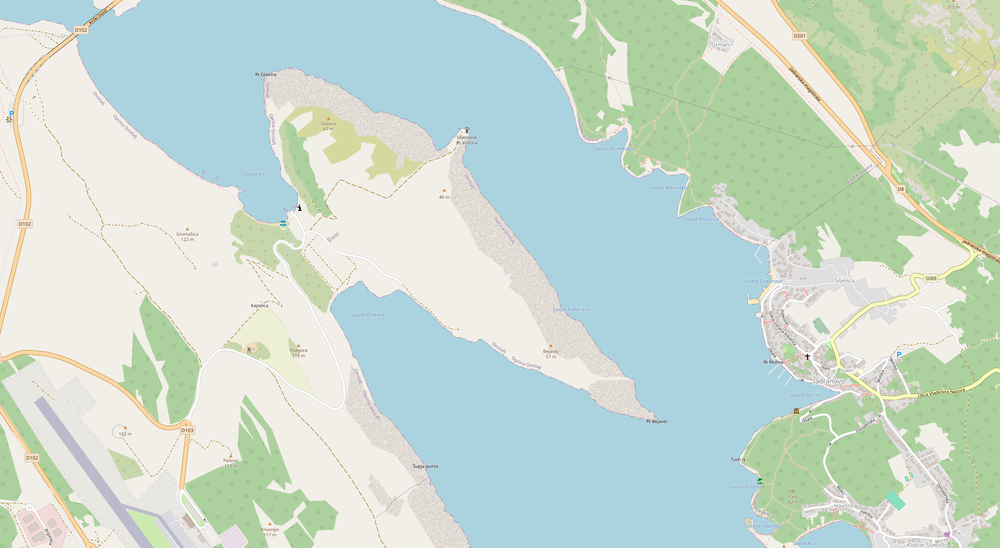
#> input picture image_processing/jadranovo.png, 1000 x 548 px, shrunk from 2240 x 1227 before the run
$ python image_processing.py   (older library calls are emulated)
#> lines starting #> are read from the running program, lines starting #| are printed output that depends on the picture; after the words box and inside, x2 and y2 are one past the last pixel; in counts of white or black regions, pixels touching at a corner belong together

import imageio.v3 as iio
import ipympl
import matplotlib.pyplot as plt
import numpy as np
import skimage as ski
import cv2
import numpy as np
from skimage import io, measure
from scipy import ndimage as nd
from skimage.color import label2rgb
import imghdr

def get_edges(image):
    edges = cv2.Canny(image,100,200)
    indices = np.where(edges != [0])
    return indices

if __name__ == '__main__':

    image_1 = io.imread('jadranovo.png')
#> image_1 is the input picture: shape (548, 1000, 4); mean R, G, B, A 200.2, 219.2, 207.5, 255
    #plt.imshow(image)
    #plt.show()

    hsv = cv2.cvtColor(image_1, cv2.COLOR_RGB2HSV)
#> hsv: shape (548, 1000, 3); mean H, S, V 53.8, 40.7, 225.2
    #plt.imshow(hsv)
    #plt.show()
    lower_blue = np.array([80, 60,60])
    upper_blue = np.array([120, 255, 255])
    mask = cv2.inRange(hsv, lower_blue, upper_blue)
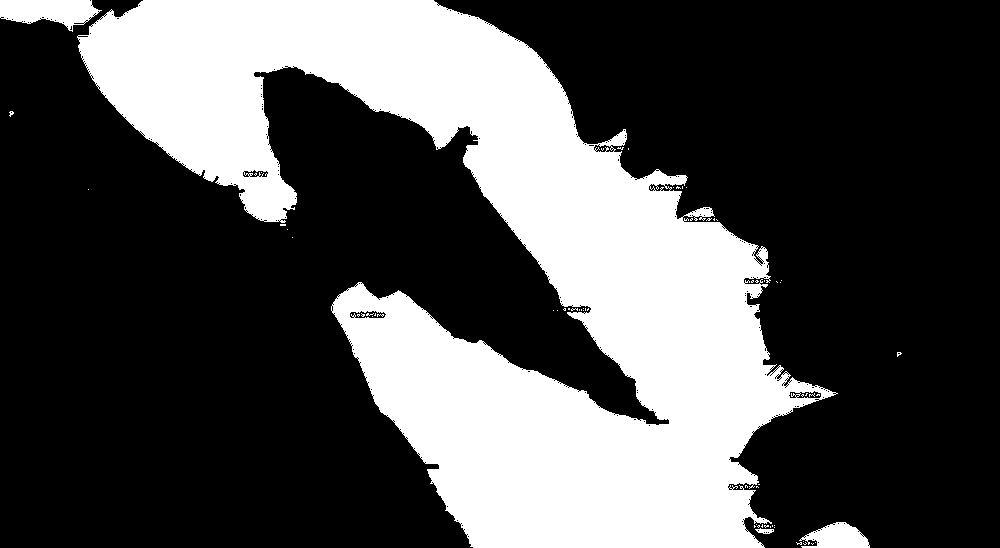
#> mask: shape (548, 1000); 31.5% white; 67 white regions (63 under 20 px), largest, box (x1, y1, x2, y2) and area: (77, 0, 838, 548) 169135, (0, 0, 102, 32) 2077, (799, 522, 870, 548) 1208, (755, 528, 774, 534) 71


    #plt.imshow(mask)
    #plt.show()

    closed = nd.binary_closing(mask, structure=np.ones((7,7)))
#> closed: shape (548, 1000) bool; 31.6% white; 7 white regions (4 under 20 px), largest, box (x1, y1, x2, y2) and area: (3, 3, 838, 545) 172276, (796, 522, 869, 545) 1124, (9, 111, 14, 117) 20
    #plt.imshow(closed)
    #plt.show()

    label_image = measure.label(closed)
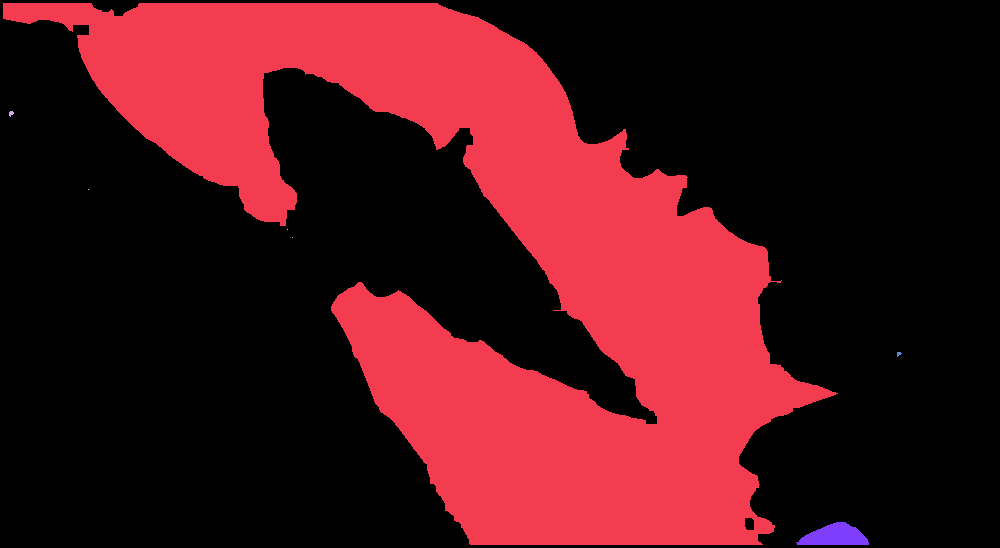
#> label_image: shape (548, 1000) int32; 8 distinct labels, from 0 to 7; one colour per label, 0 black
    #plt.imshow(label_image)
    #plt.show()
    #print(label_image)

    picture_values = []

    rows, cols = label_image.shape
#> rows = 548; cols = 1000
    for i in range(rows):
        for j in range(cols):
            k = label_image[i][j]
            if k not in picture_values:
                picture_values.append(k)
            #print(k)
            if k == 2:
                label_image[i][j] = 255
            else:
                label_image[i][j] = 0
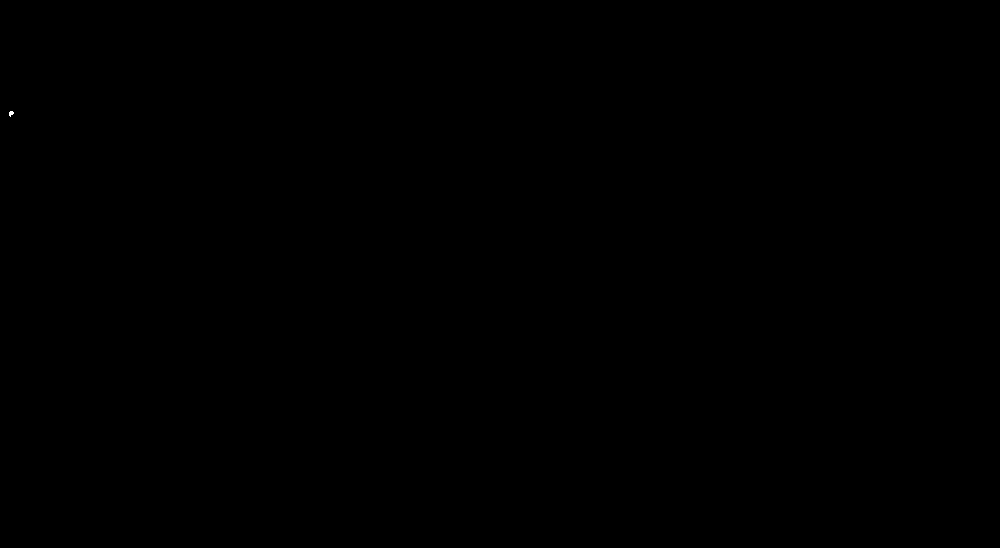
#> label_image: shape (548, 1000) int32; 0% white; 1 white region, box (x1, y1, x2, y2) and area: (9, 111, 14, 117) 20
#> after the loop, picture_values = [0, 1, 2, 3, 4, 5, 6, 7]
    # [9 lines of commented-out code are left out]

    plt.imsave('jadranovo_bw.png', label_image,cmap='gray')

    image_uint8 = image_1.astype(np.uint8)
    img_blur = cv2.GaussianBlur(image_uint8,(5,5),0)
    sobelx = cv2.Sobel(src=img_blur, ddepth=cv2.CV_64F, dx=1, dy=0, ksize=5) # Sobel Edge Detection on the X axis
    sobely = cv2.Sobel(src=img_blur, ddepth=cv2.CV_64F, dx=0, dy=1, ksize=5) # Sobel Edge Detection on the Y axis
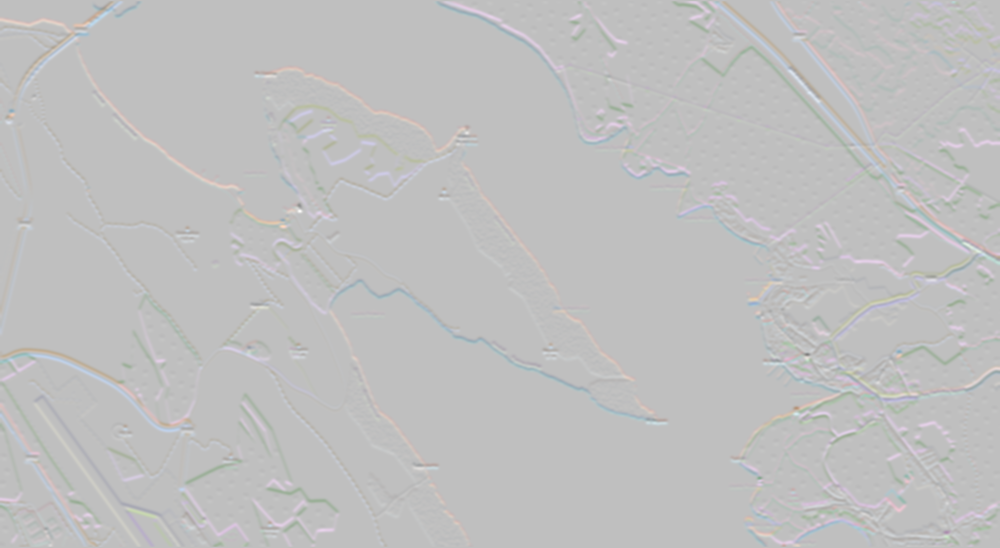
#> sobely: shape (548, 1000, 4) float64; mean R, G, B, A 3.9, 1.4, 4.9, 0; transparent parts drawn white
    sobelxy = cv2.Sobel(src=img_blur, ddepth=cv2.CV_64F, dx=1, dy=1, ksize=5) # Combined X and Y Sobel Edge Detection
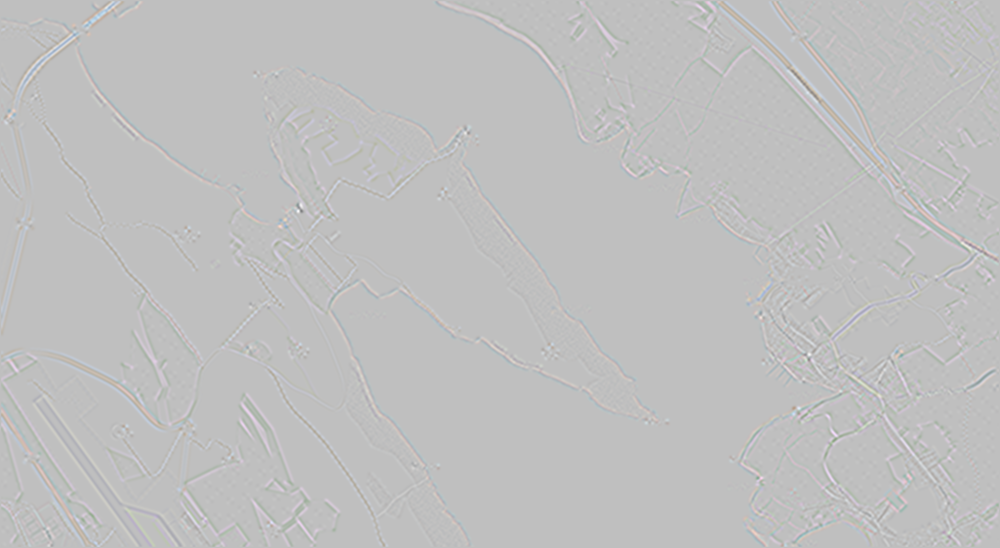
#> sobelxy: shape (548, 1000, 4) float64; mean R, G, B, A 0, 0, 0, 0; transparent parts drawn white
    #Display Sobel Edge Detection Images
    cv2.imshow('Sobel X Y using Sobel() function', sobelxy)
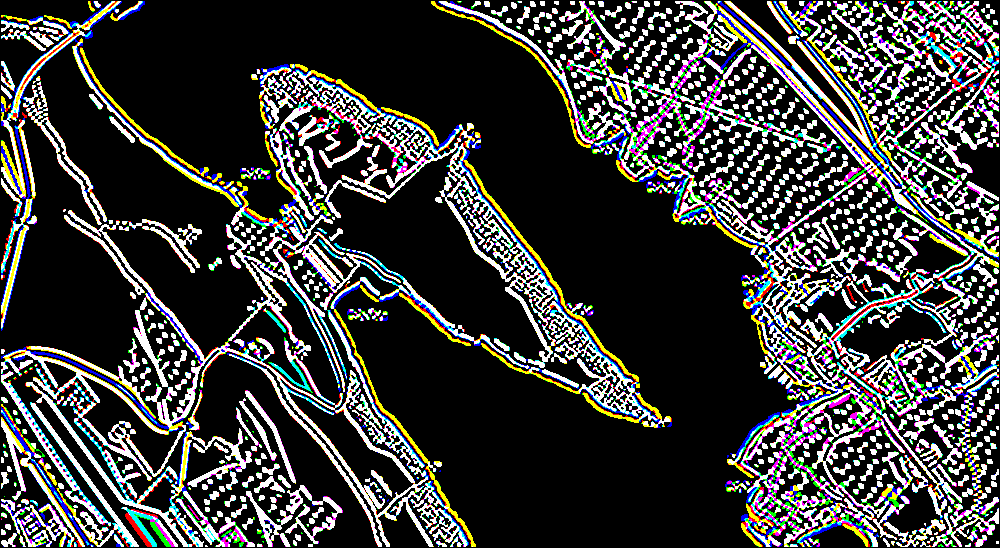
#> window 'Sobel X Y using Sobel() functi': shape (548, 1000, 4); mean B, G, R, A 60.6, 62.1, 61.8, 0

    # Canny Edge Detection
    edges = cv2.Canny(image=img_blur, threshold1=100, threshold2=200) # Canny Edge Detection
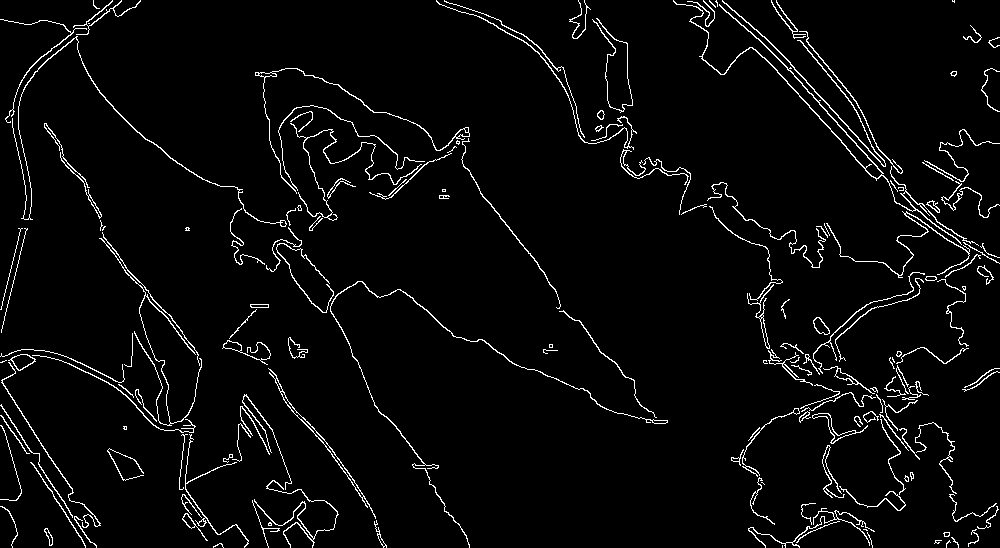
#> edges: shape (548, 1000); 3.7% white in thin lines or dots
    # Display Canny Edge Detection Image
    #cv2.imshow('Canny Edge Detection', edges)
    #cv2.waitKey(0)
